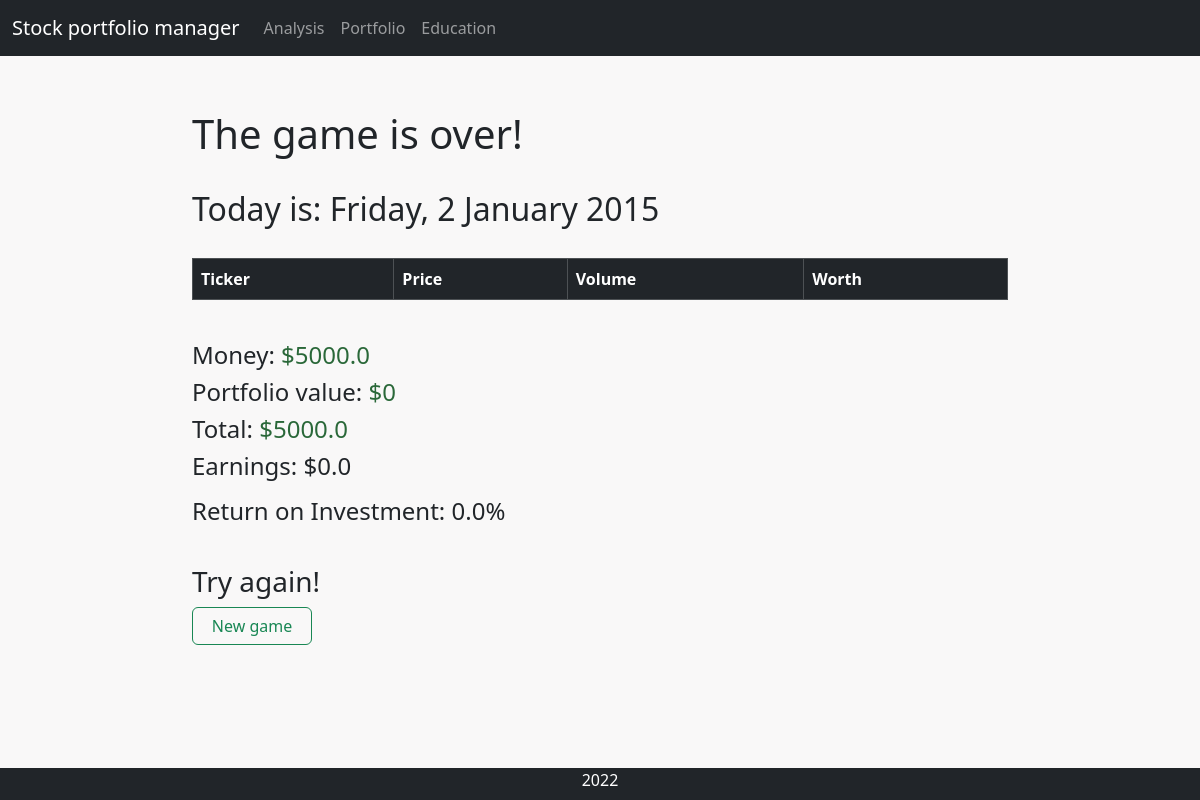
Before: /summary/ with the older database file.
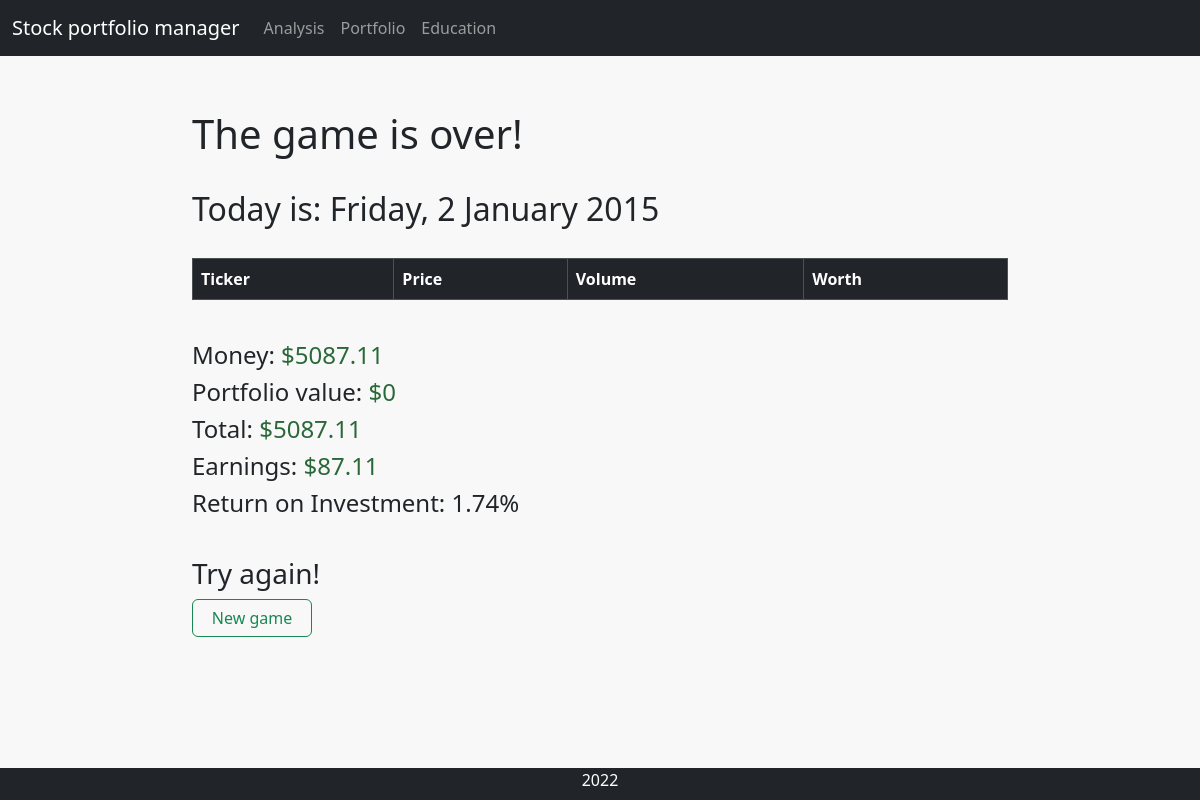
After: the same page with the newer database file.
### game/models.py (models this page shows)
class Money(models.Model):
    cash = models.FloatField(null=True)

### game/views.py (the view, shortened to what this page needs)
# urls.py: path('summary/', views.summary, name='summary'),
def summary(request):
    if request.method == 'POST':
        if 'newgame' in request.POST:
            newToday = TodayDate.objects.all().first()
            newToday.date = "2015-01-02"
            newToday.daysInGame = 0
            newToday.save()
            newMoney= Money.objects.all().first()
            newMoney.cash = 5000
            newMoney.save()
            Stock.objects.all().delete()
            return redirect('home')
    else:
        todayObj = TodayDate.objects.all().first()
        today = todayObj.date
        dayName = today.strftime("%A")
        monthName = today.strftime("%B")
        money = Money.objects.all().first().cash
        portfolio_value = 0
        sharePrice = 0
        ticker = Stock.objects.all()
        output = []
    portfolio_value = round(portfolio_value, 3)
    total = round(portfolio_value+money,3)
    earnings = round(total-5000,3)
    roi=round((earnings/5000)*100,2)
    return render(request,'summary.html', {'today': today, 'day': dayName, 'month': monthName, 'money': money,
                                              'output': output, 'ticker': ticker, 'portfolio_value': portfolio_value, 'total': total,'earnings':earnings,'roi':roi})

### templates/summary.html (shortened to what this page needs)
{% extends 'base.html' %}
{% block content %}
    <div class="container">
    <div style="display: flex; flex-direction: row; justify-content: space-between; margin-top: 30px">
        <div class="container" style="max-width: 70vw;">
            <h1>The game is over!</h1>
            <br/>
            <h2 style="text-align: left">Today is: {{ day }}, {{ today.day }} {{ month }} {{ today.year }}</h2>
            <div style="display: flex; flex-direction: row; justify-content: space-between; margin-top: 30px">
                <table class="table table-striped table-bordered table-hover">
                    <thead class="table-dark">
                    <tr>
                        <th scope="col">Ticker</th>
                        <th scope="col">Price</th>
                        <th scope="col">Volume</th>
                        <th scope="col">Worth</th>
                    </tr>
                    </thead>
                </table>
            </div>
            <h4 style="margin-top: 25px">Money: <p style="color: #2a6839 ; display: inline ">${{ money }}</p></h4>
            <h4>Portfolio value: <p style="color: #2a6839 ; display: inline">${{ portfolio_value }}</p></h4>
            <h4>Total: <p style="color: #2a6839 ; display: inline">${{ total }}</p> </h4>
            <h4>Earnings:
                {% if earnings > 0 %}
                    <p style="color: #2a6839 ; display: inline">
                {% endif %}
                ${{ earnings }}</p> </h4>
            <h4>Return on Investment: {{ roi }}%</p> </h4>
            <br/>
        <h3>Try again!</h3>
         <form class="d-flex" method="POST" name="newgame">
                    <button class="btn btn-outline-success" type="submit" name="newgame" style="width: 120px;">New game</button>
                </form>
        </div>
    </div>
    </div>
{% endblock %}

Changed rows visible on the page:
changed Money: cash "5000.0" → "5087.11"
Other visible differences:
{{ total }}: "5000.0" → "5087.11"
{{ earnings }}: "0.0" → "87.11"
{{ roi }}: "0.0" → "1.74"
